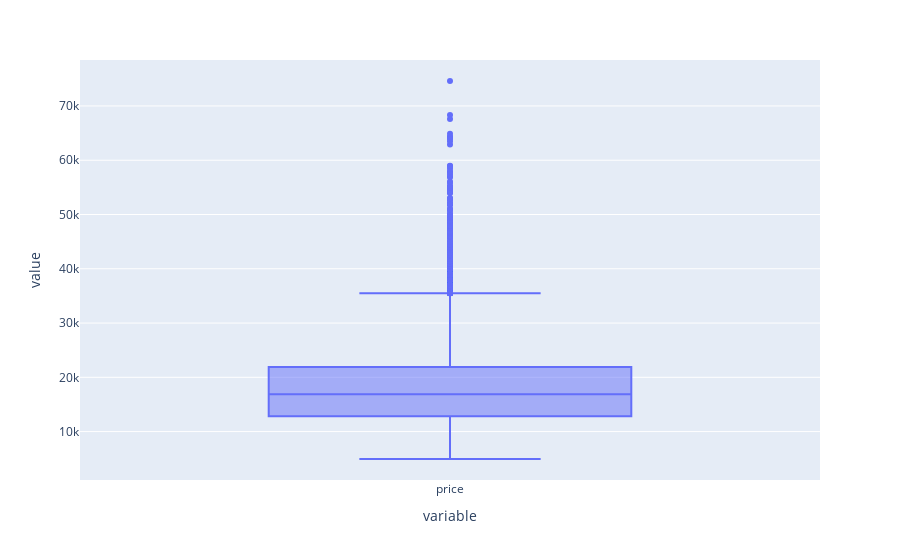

The code cell stored with this chart in its notebook:
### Code cell
px.box(df.price)

### Figure 1 — Plotly figure (JSON) as saved in the notebook; plotly's stock layout.template omitted (floating-point values rounded to 4 significant figures; data arrays with more than 128 entries replaced by an {"elided": "..."} marker saying what was removed)
{"data": [{"alignmentgroup": "True", "hovertemplate": "variable=%{x}<br>value=%{y}<extra></extra>", "legendgroup": "", "marker": {"color": "#636efa"}, "name": "", "notched": false, "offsetgroup": "", "orientation": "v", "showlegend": false, "type": "box", "x": {"elided": "15919 str values"}, "x0": " ", "xaxis": "x", "y": {"elided": "15919 int values"}, "y0": " ", "yaxis": "y"}], "layout": {"boxmode": "group", "legend": {"tracegroupgap": 0}, "margin": {"t": 60}, "xaxis": {"anchor": "y", "domain": [0, 1], "title": {"text": "variable"}}, "yaxis": {"anchor": "x", "domain": [0, 1], "title": {"text": "value"}}}}
